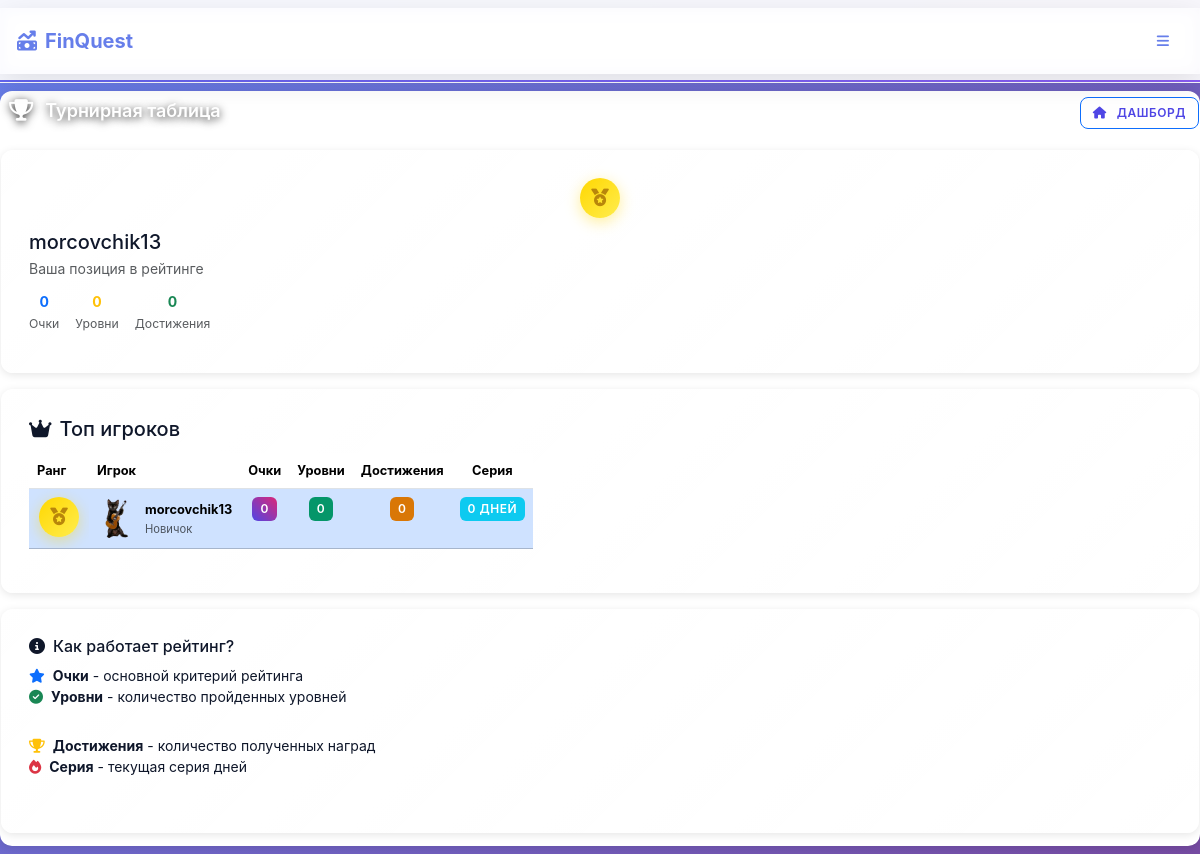
The app's page /leaderboard/ (signed in) with its own data.
### game/models.py (models this page shows, shortened)
class Leaderboard(models.Model):
    user = models.OneToOneField(User, on_delete=models.CASCADE, related_name='leaderboard_entry')
    total_points = models.IntegerField(default=0)
    total_coins = models.IntegerField(default=0)
    levels_completed = models.IntegerField(default=0)
    achievements_count = models.IntegerField(default=0)
    streak_days = models.IntegerField(default=0)
    last_updated = models.DateTimeField(auto_now=True)
    class Meta:
        ordering = ['-total_points', '-levels_completed', '-achievements_count']
    def get_rank(self):
        return Leaderboard.objects.filter(total_points__gt=self.total_points).count() + 1

### accounts/models.py (models this page shows, shortened)
class User(AbstractUser):
    avatar = models.ImageField(upload_to='avatars/', null=True, blank=True)
    default_avatar = models.CharField(max_length=20, null=True, blank=True, choices=[
        ('default1', 'Мечтатель'),
        ('default2', 'Новатор'),
        ('default3', 'Аналитик'),
        ('default4', 'Победитель'),
    ])
    avatar_border = models.CharField(max_length=20, default='novice', choices=[
        ('novice', 'Новичок'),
        ('beginner', 'Ученик'),
        ('intermediate', 'Защитник'),
        ('advanced', 'Эксперт'),
        ('expert', 'Мастер'),
        ('master', 'Гуру'),
        ('legend', 'Легенда'),
    ])
    points = models.IntegerField(default=0)
    coins = models.IntegerField(default=0)
    level_number = models.IntegerField(default=1)
    notifications_enabled = models.BooleanField(default=True, verbose_name="Получать напоминания")
    groups = models.ManyToManyField(
        'auth.Group',
        related_name='custom_user_set',  # ← уникальное имя
        blank=True,
        help_text='The groups this user belongs to.',
        verbose_name='groups',
    )
    user_permissions = models.ManyToManyField(
        'auth.Permission',
        related_name='custom_user_set',  # ← уникальное имя
        blank=True,
        help_text='Specific permissions for this user.',
        verbose_name='user permissions',
    )
    def get_level_title(self):
        if self.points < 50:
            return "Новичок"
        elif self.points < 150:
            return "Ученик"
        elif self.points < 300:
            return "Защитник"
        elif self.points < 500:
            return "Эксперт"
        else:
            return "Мастер"
    def get_avatar_display(self):
        if self.avatar:
            return self.avatar.url
        elif self.default_avatar:
            return f"/static/avatars/default/{self.default_avatar}.svg"
        else:
            return None

### game/views.py (the view)
# urls.py: path('leaderboard/', views.leaderboard, name='leaderboard'),  # /leaderboard/
@login_required
def leaderboard(request):
    update_leaderboard(request.user)
    top_players = Leaderboard.objects.select_related('user').all()[:20]
    try:
        current_user_entry = Leaderboard.objects.get(user=request.user)
        current_user_rank = current_user_entry.get_rank()
    except Leaderboard.DoesNotExist:
        current_user_entry = None
        current_user_rank = None
    return render(request, 'game/leaderboard.html', {
        'top_players': top_players,
        'current_user_entry': current_user_entry,
        'current_user_rank': current_user_rank
    })

### game/context_processors.py (called while the page is built)
def notifications_context(request):
    if request.user.is_authenticated:
        return {
            'unread_notifications_count': Notification.objects.filter(
                user=request.user,
                is_read=False
            ).count()
        }
    return {'unread_notifications_count': 0}

def mobile_view_context(request):
    return {
        'mobile_view': request.session.get('mobile_view', False)
    }

def achievements_context(request):
    if request.user.is_authenticated:
        user_achievements = UserAchievement.objects.filter(
            user=request.user
        ).select_related('achievement').order_by('-earned_at')[:10]
        achievements_list = []
        for ua in user_achievements:
            achievements_list.append({
                'achievement': ua.achievement,
                'earned_at': ua.earned_at
            })
        return {
            'mobile_achievements': achievements_list,
            'mobile_achievements_count': UserAchievement.objects.filter(user=request.user).count()
        }
    return {
        'mobile_achievements': [],
        'mobile_achievements_count': 0
    }

### templates/game/leaderboard.html (shortened to what this page needs)
{% extends 'base.html' %}
{% load static %}
{% block content %}
<div class="d-flex justify-content-between align-items-center mb-4">
  <h4 class="section-title"><i class="fa-solid fa-trophy"></i> Турнирная таблица</h4>
  <a href="{% url 'dashboard' %}" class="btn btn-sm btn-outline-primary">
    <i class="fa-solid fa-home me-1"></i>Дашборд
  </a>
</div>
{% if current_user_entry %}
<div class="card mb-4">
  <div class="card-body">
    <div class="row align-items-center">
      <div class="col-auto">
        <div class="rank-badge rank-{{ current_user_rank|add:0 }}">
          {% if current_user_rank <= 3 %}
            <i class="fa-solid fa-medal"></i>
          {% else %}
            <span class="rank-number">{{ current_user_rank }}</span>
          {% endif %}
        </div>
      </div>
      <div class="col">
        <h5 class="mb-1">{{ current_user_entry.user.get_full_name|default:current_user_entry.user.username }}</h5>
        <p class="text-muted small mb-0">Ваша позиция в рейтинге</p>
      </div>
      <div class="col-auto">
        <div class="d-flex gap-3">
          <div class="text-center">
            <div class="fw-bold text-primary">{{ current_user_entry.total_points }}</div>
            <small class="text-muted">Очки</small>
          </div>
          <div class="text-center">
            <div class="fw-bold text-warning">{{ current_user_entry.levels_completed }}</div>
            <small class="text-muted">Уровни</small>
          </div>
          <div class="text-center">
            <div class="fw-bold text-success">{{ current_user_entry.achievements_count }}</div>
            <small class="text-muted">Достижения</small>
          </div>
        </div>
      </div>
    </div>
  </div>
</div>
{% endif %}
<div class="card">
  <div class="card-body">
    <h5 class="mb-3"><i class="fa-solid fa-crown me-2"></i>Топ игроков</h5>
    {% if top_players %}
      <div class="table-responsive">
        <table class="table table-hover">
          <thead>
            <tr>
              <th width="60">Ранг</th>
              <th>Игрок</th>
              <th class="text-center">Очки</th>
              <th class="text-center">Уровни</th>
              <th class="text-center">Достижения</th>
              <th class="text-center">Серия</th>
            </tr>
          </thead>
          <tbody>
            {% for entry in top_players %}
              <tr class="{% if entry.user == request.user %}table-primary{% endif %}">
                <td>
                  <div class="rank-badge rank-{{ forloop.counter }}">
                    {% if forloop.counter <= 3 %}
                      <i class="fa-solid fa-medal"></i>
                    {% else %}
                      <span class="rank-number">{{ forloop.counter }}</span>
                    {% endif %}
                  </div>
                </td>
                <td>
                  <div class="d-flex align-items-center">
                    {% if entry.user.avatar %}
                      <img src="{{ entry.user.avatar.url }}" class="rounded-circle me-2" width="40" height="40" alt="Аватар">
                    {% else %}
                      <div class="bg-primary text-white rounded-circle d-flex align-items-center justify-content-center me-2"
                           style="width:40px; height:40px; font-size:16px; font-weight:bold;">
                        {{ entry.user.username|first|upper }}
                      </div>
                    {% endif %}
                    <div>
                      <div class="fw-bold">{{ entry.user.get_full_name|default:entry.user.username }}</div>
                      <small class="text-muted">{{ entry.user.get_level_title }}</small>
                    </div>
                  </div>
                </td>
                <td class="text-center">
                  <span class="badge bg-primary">{{ entry.total_points }}</span>
                </td>
                <td class="text-center">
                  <span class="badge bg-success">{{ entry.levels_completed }}</span>
                </td>
                <td class="text-center">
                  <span class="badge bg-warning">{{ entry.achievements_count }}</span>
                </td>
                <td class="text-center">
                  <span class="badge bg-info">{{ entry.streak_days }} дней</span>
                </td>
              </tr>
            {% endfor %}
          </tbody>
        </table>
      </div>
    {% else %}
      <div class="text-center py-5">
        <i class="fa-solid fa-trophy text-muted" style="font-size: 3rem;"></i>
        <p class="text-muted mt-3">Пока нет игроков в рейтинге. Станьте первым!</p>
      </div>
    {% endif %}
  </div>
</div>
<div class="card mt-4">
  <div class="card-body">
    <h6><i class="fa-solid fa-info-circle me-2"></i>Как работает рейтинг?</h6>
    <div class="row">
      <div class="col-md-6">
        <ul class="list-unstyled">
          <li><i class="fa-solid fa-star text-primary me-2"></i><strong>Очки</strong> - основной критерий рейтинга</li>
          <li><i class="fa-solid fa-check-circle text-success me-2"></i><strong>Уровни</strong> - количество пройденных уровней</li>
        </ul>
      </div>
      <div class="col-md-6">
        <ul class="list-unstyled">
          <li><i class="fa-solid fa-trophy text-warning me-2"></i><strong>Достижения</strong> - количество полученных наград</li>
          <li><i class="fa-solid fa-fire text-danger me-2"></i><strong>Серия</strong> - текущая серия дней</li>
        </ul>
      </div>
    </div>
  </div>
</div>
{% endblock %}

### static/css/finquest.css (style rules this page uses)
:root { --game-primary: #4f46e5; --game-secondary: #db2777; --game-accent: #d97706; --game-success: #059669; --game-danger: #dc2626; --game-dark: #111827; --game-surface: #f8fafc; --game-text: #0f172a; }
body { font-family: 'Inter', system-ui, -apple-system, Segoe UI, Roboto, sans-serif; color: var(--game-text); background: linear-gradient(135deg, #0f0f23 0%, #1a1a3e 25%, #2d1b69 50%, #1a1a3e 75%, #0f0f23 100%); min-height: 100vh; background-attachment: fixed; position: relative; overflow-x: hidden; }
body::before { content: ''; position: fixed; top: 0; left: 0; width: 100%; height: 100%; background: radial-gradient(circle at 20% 80%, rgba(120, 119, 198, 0.3) 0%, transparent 50%), radial-gradient(circle at 80% 20%, rgba(255, 119, 198, 0.3) 0%, transparent 50%), radial-gradient(circle at 40% 40%, rgba(120, 219, 255, 0.2) 0%, transparent 50%); animation: backgroundShift 20s ease-in-out infinite; z-index: -1; }
.card { border: none; background: linear-gradient(135deg, rgba(255,255,255,0.98) 0%, rgba(255,255,255,0.92) 100%); backdrop-filter: blur(20px); border-radius: 16px; box-shadow: 0 8px 32px rgba(0,0,0,0.2), 0 0 40px rgba(120, 119, 198, 0.15), inset 0 1px 0 rgba(255,255,255,0.2); border: 1px solid rgba(255,255,255,0.4); transition: all 0.3s ease; position: relative; overflow: hidden; color: var(--game-text); }
.card::before { content: ''; position: absolute; top: 0; left: -100%; width: 100%; height: 100%; background: linear-gradient(90deg, transparent, rgba(255,255,255,0.4), transparent); transition: left 0.6s ease; z-index: 1; }
.badge { border-radius: 20px; padding: 8px 16px; font-weight: 600; text-transform: uppercase; letter-spacing: 0.5px; font-size: 0.75rem; }
.badge.bg-primary { background: linear-gradient(45deg, var(--game-primary), var(--game-secondary)) !important; }
.badge.bg-success { background: linear-gradient(45deg, var(--game-success), #059669) !important; }
.badge.bg-warning { background: linear-gradient(45deg, var(--game-accent), #d97706) !important; }
.btn { border-radius: 12px; font-weight: 700; padding: 12px 24px; transition: all 0.3s ease; text-transform: uppercase; letter-spacing: 0.5px; font-size: 0.875rem; position: relative; overflow: hidden; }
.btn::before { content: ''; position: absolute; top: 0; left: -100%; width: 100%; height: 100%; background: linear-gradient(90deg, transparent, rgba(255,255,255,0.3), transparent); transition: left 0.5s ease; }
.btn-outline-primary { color: var(--game-primary); background: rgba(255,255,255,0.8); backdrop-filter: blur(5px); font-weight: 600; }
.section-title { display: flex; align-items: center; gap: 12px; font-weight: 700; color: #ffffff; text-shadow: 0 2px 8px rgba(0,0,0,0.8); font-size: 1.5rem; }
.section-title i { color: #ffffff; text-shadow: 0 2px 8px rgba(0,0,0,0.8); font-size: 1.2em; }
.rank-badge { width: 40px; height: 40px; border-radius: 50%; display: flex; align-items: center; justify-content: center; font-weight: bold; font-size: 1.1rem; margin: 0 auto; }
.rank-1 { background: linear-gradient(135deg, #ffd700, #ffed4e); color: #b8860b; box-shadow: 0 4px 15px rgba(255, 215, 0, 0.4); }
.table-primary { background-color: rgba(99, 102, 241, 0.2) !important; }

### templates/base.html (style rules this page uses)
body { padding-bottom: 0; }

### records on screen
Leaderboard: user.get_full_name "morcovchik13", total_points "0", levels_completed "0", achievements_count "0", user.avatar (picture), user.get_level_title "Новичок", streak_days "0"
